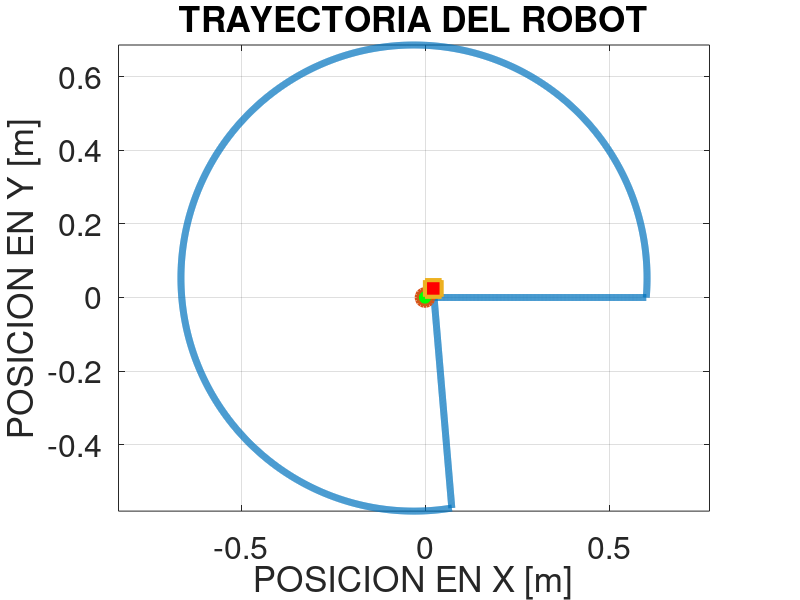
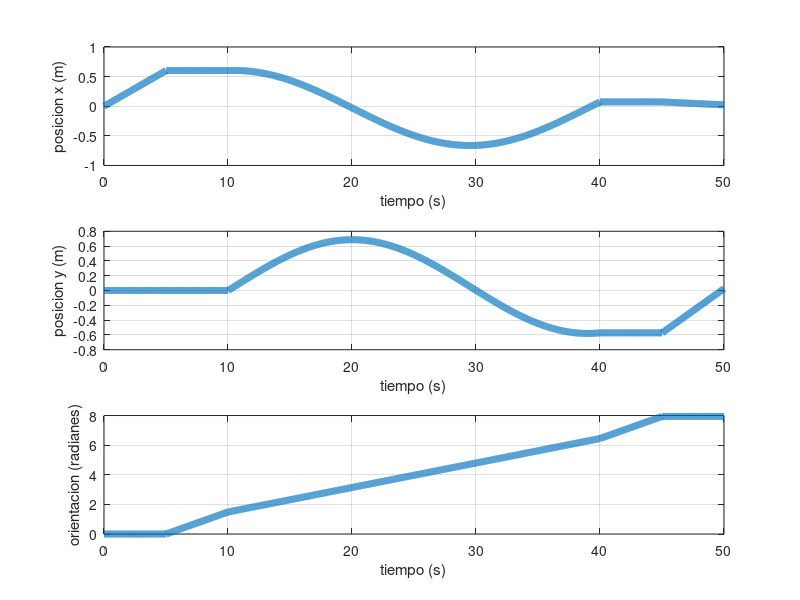

Write the MATLAB code that produced these figures, in order.
clear all;
clc;
close all;

% PROGRAMA QUE CALCULA [x,y,theta] a partir del [u, w]   
% para un ROBOT DIFERENCIAL

% Condiciones iniciales
t(1)= 0;
x(1) = 0; % vector posicion x
y(1) = 0; % vector posicion y
theta(1) = 0; % vector orientacion theta
ts = 50; % tiempo de simulacion en segundos
ti = 0.01; % tiempo de integracion metdodo euler

% PARAMETROS DEL CARRITO DIFERENCIAL 
L = 0.38; % distancia entre ruedas RD y RI
r = 0.06; % radio RUEDAS RD RI[m]

for k= 1: ts/ti
    if t(k) < 5
        dot_theta_RD = 2;
        dot_theta_RI = 2;
    elseif t(k) < 10 
        dot_theta_RD = 0.9425;
        dot_theta_RI = -0.9425;
    elseif t(k) < 40
        dot_theta_RD = 2.2689;
        dot_theta_RI = 1.2217;
    elseif t(k) < 45 
        dot_theta_RD = 0.9425;
        dot_theta_RI = -0.9425;
    elseif t(k) < 50 
        dot_theta_RD = 2;
        dot_theta_RI = 2;
    else  
        dot_theta_RD = 0;
        dot_theta_RI = 0;
    end

    VRD = dot_theta_RD * r;
    VRI = dot_theta_RI * r;
    u = (VRD + VRI) / 2; % m/s
    w = (VRD - VRI) / L; % rad/s

    x(k+1) = x(k) + ti*( u*cos(theta(k) ));
    y(k+1) = y(k) + ti*( u*sin(theta(k) ));
    theta(k+1) = theta(k) + ti*(w) ;
    t(k+1) = t(k) + ti;
end
z = zeros(1,length(t));

figure(1)
plot(x,y,'LineWidth',5); 
hold on
% Punto de partida
plot(x(1),y(1),'o', ...
    'MarkerSize',12, ...
    'LineWidth',3, ...
    'MarkerFaceColor','g');
plot(x(end),y(end),'s', ...
    'MarkerSize',12, ...
    'LineWidth',3, ...
    'MarkerFaceColor','r');
xlabel("POSICION EN X [m]")
ylabel("POSICION EN Y [m]")
title("TRAYECTORIA DEL ROBOT")
grid on
axis equal
set(gca, 'FontSize', 23);

figure(2)
subplot(3,1,1)
plot(t,x,'LineWidth',5); grid on;
ylabel("posicion x (m)"); xlabel("tiempo (s)");
subplot(3,1,2)
plot(t,y,'LineWidth',5); grid on;
ylabel("posicion y (m)"); xlabel("tiempo (s)");
subplot(3,1,3)
plot(t,theta,'LineWidth',5); grid on;
ylabel("orientacion (radianes)"); xlabel("tiempo (s)");
